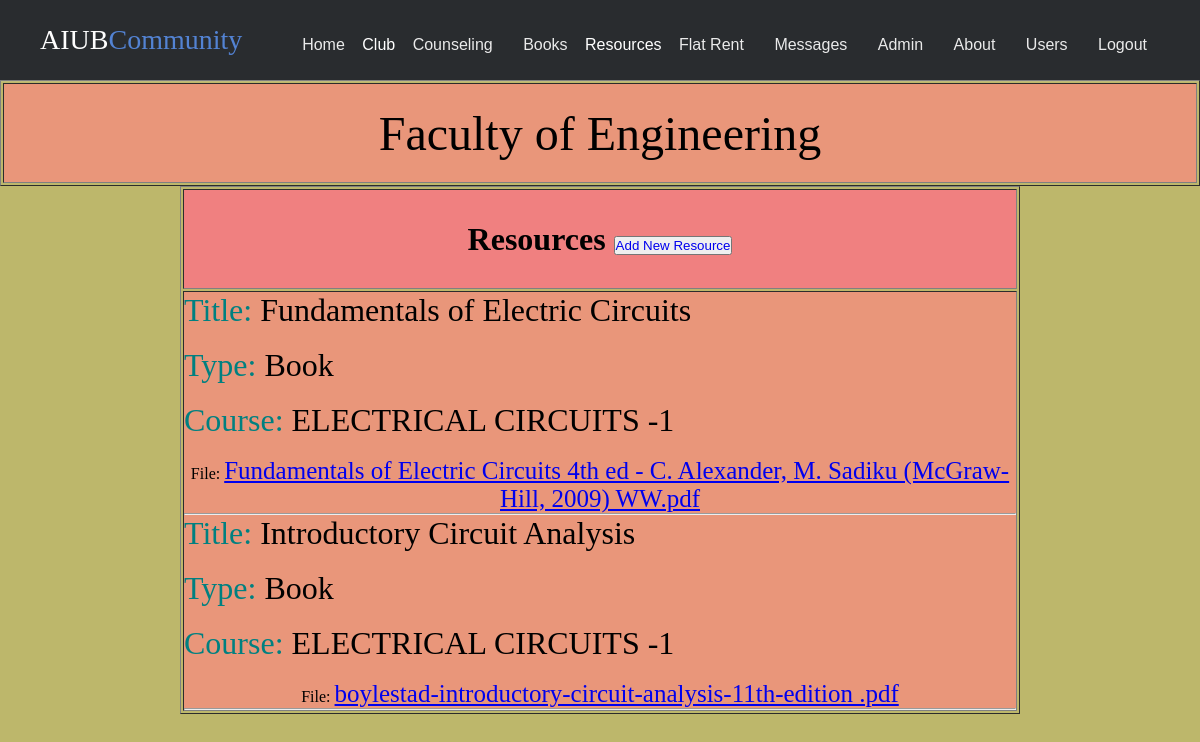
/App/Resources/fe.php (signed in), run on the app's committed database.
### tables this page shows
CREATE TABLE `resources` (
  `SL` int(255) NOT NULL,
  `Name` varchar(255) NOT NULL,
  `Dir` varchar(255) NOT NULL,
  `Title` varchar(255) NOT NULL,
  `Type` varchar(255) NOT NULL,
  `Course` varchar(255) NOT NULL,
  `Department` varchar(255) NOT NULL
);

### Library/db.php (called while the page is built)
<?php
$serverName="localhost";
$username="root";
$password="";
$databaseName="aiub community";
function executeNonQuery($query){
global $serverName,$username,$password,$databaseName;
$result=false;
$connection=mysqli_connect($serverName,$username,$password,$databaseName);
if($connection){
    $result=mysqli_query($connection,$query);
}
return $result;
}
function executeQuery($query){
    return executeNonQuery($query);
}
?>

### Data/user_data_access.php (called while the page is built, shortened)
<?php
include_once("../../Library/db.php");
function Readresources($dep)
{
   $sql = "SELECT * FROM resources WHERE Department = '$dep'";
    $result=executeQuery($sql);
    $rscList=array();
    if($result){
       for ($i=0; $row =mysqli_fetch_assoc($result) ; $i++) {
           $rscList[$i]=$row;
       }
    }
    return $rscList;
}
?>

### Core/user_service.php (called while the page is built, shortened)
<?php
include_once("../../data/user_data_access.php");
function resources($dep)
{
    return Readresources($dep);
}
?>

### App/Resources/FE.php (the view, shortened to what this page needs)
<?php
$uname=$_SESSION['name'];
include_once("../../core/user_service.php");
$rsc= resources("FE");
?>
<html>
<head>
  <link rel="stylesheet" href="css/main.css" />
  <link rel="stylesheet" href="../css/header-fixed.css">
  <link rel="stylesheet" href="../CSS/assets/css/footer.css">
</head>
<body bgcolor="DarkKhaki ">
  <header class="header-fixed">
    <div class="header-limiter">
      <h1 style="font-family: Snell Roundhand,cursive;"><a href="../Homee/home.php" >AIUB<span>Community</span></a></h1>
      <nav>
        <a href="../Homee/home.php">Home</a>
        <div class="dropdown">
          <label>Club</label>
        </div>
        <a href="../Counseling/Altruists.php">Counseling</a>
        <a href="../Book/booksnew.php">Books</a>
        <div class="dropdown">
          <label>Resources</label>
        </div>
        <a href="../Flat/flats.php">Flat Rent</a>
        <a href="../Messages/Messages.php">Messages</a>
        <a href="../Profile/Profile.php"><?=$uname?></a>
        <a href="../About/About.php">About</a>
        <?php
        if ($uname=="Admin") {
          echo "<a href=\"../Admin/users.php\">Users</a>";
        }
        ?>
        <a href="../Login/logout.php">Logout</a>
      </nav>
    </div>
  </header>
  <table border="1"  align="center" width="100%">
<tr>
  <td colspan="10" align="center" height="100" style="background-color: DarkSalmon;">
    <font size="8"> Faculty of Engineering</font>
  </td>
</tr>
</table>
<form method="POST" action="<?= htmlspecialchars($_SERVER['PHP_SELF']);?>">
<table  border="1" class="tableR" align="center" width="70%" style=" table-layout: fixed;">
   <tr height="" >
    <td colspan="5" style="background-color: LIGHTCORAL;text-align: center;"><h1>Resources <?php
        if ($uname=="Admin") {
          echo "<button ><a href=\"../Admin/addResource.php\" style=\"text-decoration: none;\">Add New Resource</a></button>";
        }
        ?></h1></td>
  </tr>
  <tr>
    <td  colspan="5" style="background-color: DARKSALMON;word-wrap: break-word;">
      <?php
     foreach ($rsc as $rows)
      {
        $name = $rows['Name'];
        $title = $rows['Title'];
        $type = $rows['Type'];
        $course = $rows['Course'];
        $files_show= "Files/$name";
      ?>
        <font size="6" color="TEAL">Title: </font>
        <label><font size="6"><?= $title; ?></font></label>
        <br>
        <br>
        <font size="6" color="TEAL">Type: </font>
        <font size="6"><?= $type; ?></font>
                <br>
        <br>
        <font size="6" color="TEAL">Course: </font>
        <label><font size="6"><?= $course; ?></font></label>
<br>
        <br>
       <div align=center>File: <a id="file" href="<?= $files_show; ?>"><?= $name; ?></a></div>
       <hr>
        <?php
      }
        ?>
      </td>
      </tr>
  </table>
 </form>
<body>
  </html>

### App/Resources/CSS/main.css (style rules this page uses)
.tableR { text-align: left; }
table[align="center"] { margin: 0 auto; }
.tableR,tr { height: 100px; }
#file { font-size: 25px; }

### App/CSS/header-fixed.css (style rules this page uses)
* { margin: 0px; padding: 0px; }
.dropdown { position: relative; display: inline-block; }
.header-fixed { background-color:#292c2f; box-shadow:0 1px 1px #ccc; padding: 20px 40px; height: 80px; color: #ffffff; box-sizing: border-box; top:-100px; -webkit-transition:top 0.3s; transition:top 0.3s; }
.header-fixed .header-limiter { max-width: 1200px; text-align: center; margin: 0 auto; }
.header-fixed .header-limiter h1 { float: left; font: normal 28px Cookie, Arial, Helvetica, sans-serif; line-height: 40px; margin: 0; }
.header-fixed .header-limiter h1 span { color: #5383d3; }
.header-fixed .header-limiter a { color: #ffffff; text-decoration: none; }
.header-fixed .header-limiter nav { font:16px Arial, Helvetica, sans-serif; line-height: 40px; float: right; }
.header-fixed .header-limiter nav a { display: inline-block; padding: 5px 13px; text-decoration:none; color: #ffffff; opacity: 0.9; }

### data on the page
resources: Title "Fundamentals of Electric Circuits", Type "Book", Course "ELECTRICAL CIRCUITS -1", Name "Fundamentals of Electric Circuits 4th ed - C. Alexander, M. Sadiku (McGraw-Hill, 2009) WW.pdf"
resources: Title "Introductory Circuit Analysis", Type "Book", Course "ELECTRICAL CIRCUITS -1", Name "boylestad-introductory-circuit-analysis-11th-edition .pdf"

### other printed values
$uname "Admin"
